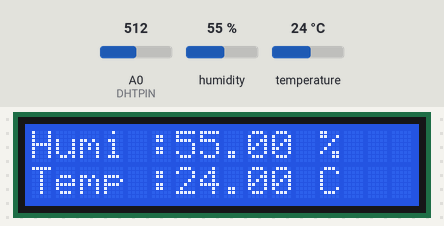
Bench run of a sketch on a simulated Arduino Uno, built with avr-gcc and run on an emulated ATmega328P. Shown: 16×2 character LCD. The test bench sets the inputs (shaded band); at power-on: A0 (DHTPIN) = 512, humidity 55 %, temperature 24 °C. What the sketch prints to the serial monitor is not drawn.

Above: at 2.2 s.
2.3 s: A0 (DHTPIN) set to 575
At 8.3 s:
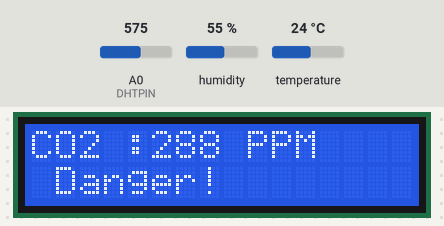
11.7 s: A0 (DHTPIN) set to 601
At 16.5 s:
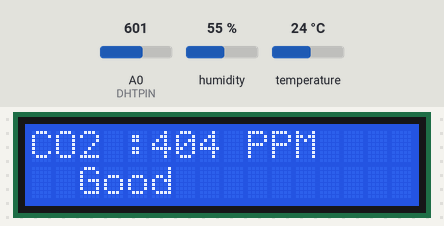
20.9 s: A0 (DHTPIN) set to 900
At 24.7 s:
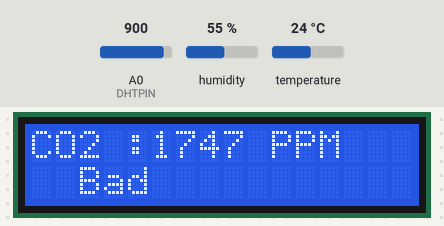
30.3 s: humidity set to 22 %
At 35.1 s:
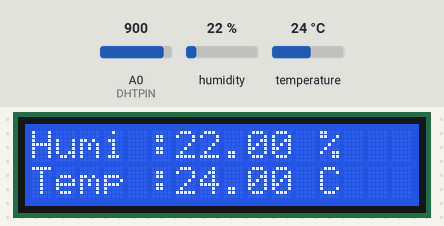
37.2 s: temperature set to 12 °C
At 38.6 s:
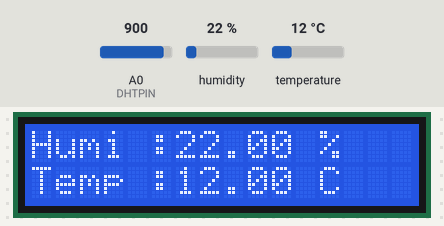
42.3 s: humidity set to 40 %
At 46.8 s:
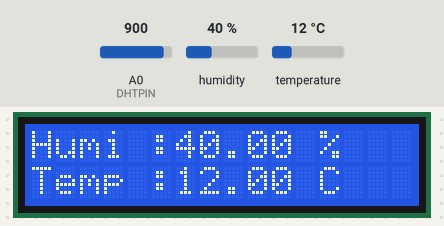
Timing chart, 0 to 48.3 s (numbered marks = the images above; inputs shaded):
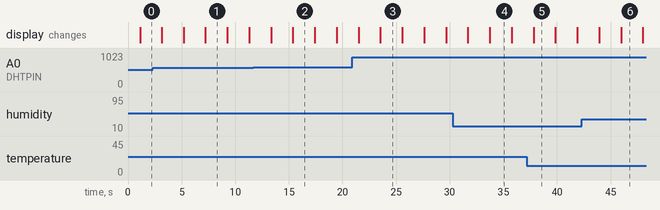

The sketch:

sketch_apr29b.ino
```cpp
#include <Wire.h>
#include <DHT.h>
#include <LiquidCrystal_I2C.h>
#include "MQ135.h"

// Define pin constants
#define DHTPIN 14     // Pin for DHT11 sensor
#define DHTTYPE DHT11 // DHT sensor type

// Initialize DHT and LCD objects
DHT dht (DHTPIN, DHTTYPE);
LiquidCrystal_I2C lcd(0x27, 16, 2);

int co2lvl;          // Variable to store CO2 level

void setup () {
  // Initialize LCD, DHT sensor, and serial communication
  lcd.init();
  dht.begin ();
  Serial.begin (9600);
  // Turn on LCD backlight and clear the screen
  lcd.backlight();
  lcd.clear();
  delay(1000);
  lcd.clear(); // Clear again after a delay
}

void loop() {
  lcd.clear(); // Clear LCD screen at the beginning of each loop

  // Read humidity and temperature from DHT sensor
  float h = dht.readHumidity();
  float t = dht.readTemperature ();
  // Read analog value from MQ135 sensor and convert to CO2 level
  int analogValue = analogRead(A0);
  co2lvl = analogValue - 600; // Adjust for sensor offset
  co2lvl = map(co2lvl, 0, 1024, 400, 5000); // Map analog reading to CO2 range

  // Check for NaN (not a number) readings
  if (isnan(h) || isnan (t) || isnan (co2lvl)) {
    Serial.println("Failed to read fron DHT sensor!");
    return;
  }
  // Print readings to serial monitor
  Serial.print ("Humidity: ");
  Serial.print (h);
  Serial.print (" %\t");
  Serial.print ("Temperature: ");
  Serial.print (t);
  Serial.print (" *C ");
  Serial.println("");
  Serial.print("CO2: ");
  Serial.print(co2lvl);
  Serial.println(" PPM");

  // Display readings on LCD
  lcd.setCursor(0,0);
  lcd.print("Humi :");
  lcd.print(h);
  lcd.print(" %");

  lcd.setCursor(0,1);
  lcd.print("Temp :");
  lcd.print(t);
  lcd.print(" C");

  delay(2000); // Delay to read before updating LCD

  lcd.clear(); // Clear screen before displaying CO2 reading

  lcd.setCursor(0,0);
  lcd.print("CO2 :");
  lcd.print(co2lvl);
  lcd.print(" PPM");

  // Display air quality status based on CO2 level
  if ((co2lvl >= 350) && (co2lvl <= 1400))
  {
    lcd.setCursor(0,1);
    lcd.print("  Good ");
    lcd.write(byte(0)); // Display custom character for good air quality
  }
  else if ((co2lvl >= 1400) && (co2lvl <= 2000))
  {
    lcd.setCursor(0,1);
    lcd.print("  Bad "); // Display custom character for bad air quality
    lcd.write(byte(1));
  }
  else
  {
    lcd.setCursor(0,1);
    lcd.print(" Danger!");
  }
  delay(2000); // Delay before next loop iteration
}
```

Measured:
- the behaviour switches between 588 and 589 on A0 (DHTPIN) (found by bisection; images 1 and 2)
- after the input at 2.3 s, the display: first differs from a run without the input after 4.9 s (image 1)
- after the input at 11.7 s, the display: first differs from a run without the input after 3.7 s (image 2)
- after the input at 20.9 s, the display: first differs from a run without the input after 2.6 s (image 3)
- after the input at 30.3 s, the display: first differs from a run without the input after 3.4 s (image 4)
- after the input at 37.2 s, the display: changes after 0.62 s (image 5)
- after the input at 42.3 s, the display: first differs from a run without the input after 3.7 s (image 6)
